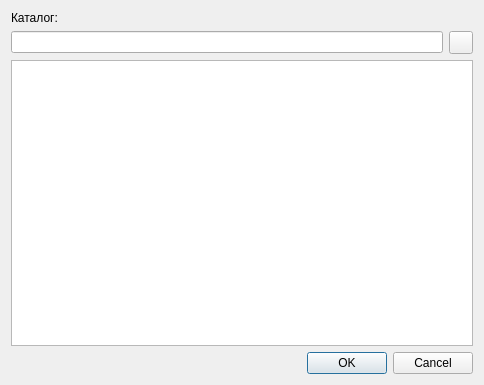
<?xml version="1.0" encoding="UTF-8"?>
<ui version="4.0">
 <class>SelectFolderDlg</class>
 <widget class="QDialog" name="SelectFolderDlg">
  <property name="geometry">
   <rect>
    <x>0</x>
    <y>0</y>
    <width>484</width>
    <height>385</height>
   </rect>
  </property>
  <property name="windowTitle">
   <string>Выбор каталога</string>
  </property>
  <layout class="QVBoxLayout" name="verticalLayout">
   <item>
    <widget class="QLabel" name="label">
     <property name="text">
      <string>Каталог:</string>
     </property>
    </widget>
   </item>
   <item>
    <layout class="QHBoxLayout" name="horizontalLayout">
     <item>
      <widget class="QLineEdit" name="lineEdit">
       <property name="readOnly">
        <bool>true</bool>
       </property>
      </widget>
     </item>
     <item>
      <widget class="QToolButton" name="openDir">
       <property name="text">
        <string/>
       </property>
       <property name="icon">
        <iconset resource="../../res/fmt.qrc">
         <normaloff>:/img/openfolderHS.png</normaloff>:/img/openfolderHS.png</iconset>
       </property>
      </widget>
     </item>
    </layout>
   </item>
   <item>
    <widget class="QListView" name="listView">
     <property name="editTriggers">
      <set>QAbstractItemView::NoEditTriggers</set>
     </property>
     <property name="uniformItemSizes">
      <bool>true</bool>
     </property>
    </widget>
   </item>
   <item>
    <widget class="QDialogButtonBox" name="buttonBox">
     <property name="orientation">
      <enum>Qt::Horizontal</enum>
     </property>
     <property name="standardButtons">
      <set>QDialogButtonBox::Cancel|QDialogButtonBox::Ok</set>
     </property>
    </widget>
   </item>
  </layout>
 </widget>
 <resources>
  <include location="../../res/fmt.qrc"/>
 </resources>
 <connections>
  <connection>
   <sender>buttonBox</sender>
   <signal>rejected()</signal>
   <receiver>SelectFolderDlg</receiver>
   <slot>reject()</slot>
   <hints>
    <hint type="sourcelabel">
     <x>316</x>
     <y>260</y>
    </hint>
    <hint type="destinationlabel">
     <x>286</x>
     <y>274</y>
    </hint>
   </hints>
  </connection>
  <connection>
   <sender>buttonBox</sender>
   <signal>accepted()</signal>
   <receiver>SelectFolderDlg</receiver>
   <slot>accept()</slot>
   <hints>
    <hint type="sourcelabel">
     <x>241</x>
     <y>364</y>
    </hint>
    <hint type="destinationlabel">
     <x>241</x>
     <y>192</y>
    </hint>
   </hints>
  </connection>
 </connections>
</ui>
